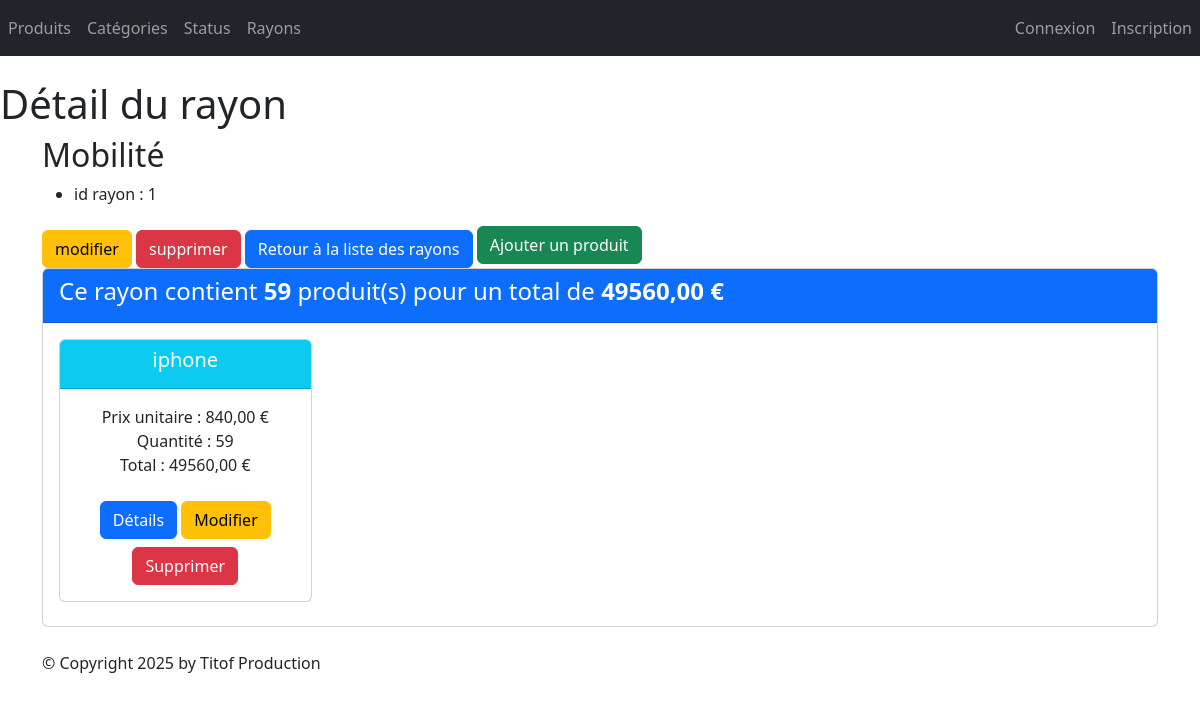
Page /monApp/rayon/1 on the earlier database version.
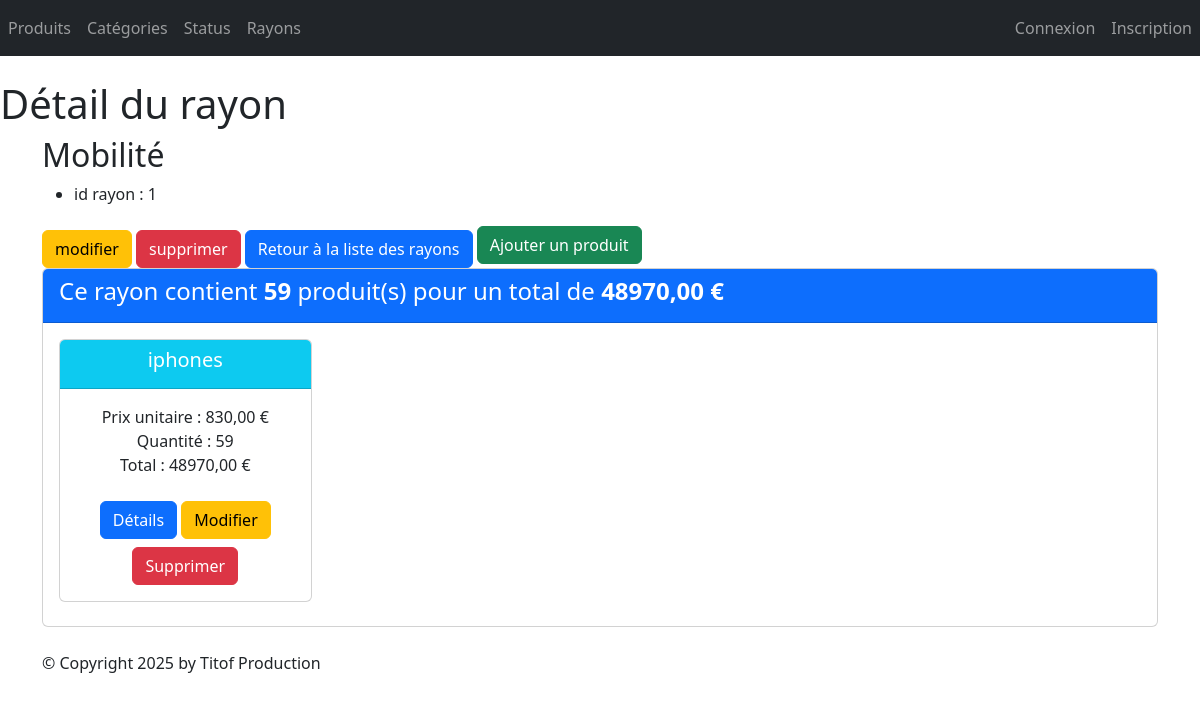
Same page on the later database version.
### monApp/models.py (models this page shows, shortened)
class Produit(models.Model):
    refProd = models.AutoField(primary_key=True)
    intituleProd = models.CharField(max_length=200)
    prixUnitaireProd = models.DecimalField(max_digits=10, decimal_places=2)
    dateFabProd = models.DateField(default=date.today)
    categorie = models.ForeignKey(Categorie, on_delete=models.CASCADE, related_name="produits_categorie", null=True, blank=True)
    status = models.ForeignKey(Statut, on_delete=models.CASCADE, related_name="produits_status",null=True, blank=True)

### monApp/views.py (the view)
# urls.py: path('rayon/<pk>',views.RayonDetailView.as_view() ,name='dtl_rayon'),
class RayonDetailView(DetailView):
    model = Rayon
    template_name = "monApp/detail_rayon.html"
    context_object_name = "rayon"
    def get_context_data(self, **kwargs):
        context = super(RayonDetailView, self).get_context_data(**kwargs)
        context['titremenu'] = "Détail du rayon"
        prdts_dt = []
        total_rayon = 0
        total_nb_produit = 0
        for contenir in self.object.contenir_rayon.all():
            total_produit = contenir.produit.prixUnitaireProd * contenir.Qte
            prdts_dt.append({ 'produit': contenir.produit,
                'qte': contenir.Qte,
                'prix_unitaire': contenir.produit.prixUnitaireProd,
                'total_produit': total_produit}
            )
            total_rayon += total_produit
            total_nb_produit += contenir.Qte
        context['prdts_dt'] = prdts_dt
        context['total_rayon'] = total_rayon
        context['total_nb_produit'] = total_nb_produit
        return context

### monApp/templates/monApp/detail_rayon.html
{% extends 'monApp/base.html' %}
{% block menu %}
    <h1>{{titremenu}}</h1>
{% endblock %}
{% block contenu %}
<h2>{{ rayon.nomRayon }}</h2>
<ul>
    <li>id rayon : {{rayon.idRayon }} </li>
</ul>
<a href="{% url 'rayon_chng' rayon.idRayon %}" class="btn btn-warning mt-2">modifier</a>
<a href="{% url 'rayon_del' rayon.idRayon %}" class="btn btn-danger mt-2">supprimer</a>
<a href="{% url 'lst_rayons' %}" class="btn btn-primary mt-2">Retour à la liste des rayons</a>
<a href="{% url 'cntnr_crt' rayon.idRayon %}" class="btn btn-success">Ajouter un produit </a>
<div class="card mb-4">
    <div class="card-header bg-primary text-white">
        <h4>Ce rayon contient <strong> {{total_nb_produit}} </strong> produit(s) pour un total de
        <strong>{{total_rayon|floatformat:2 }} € </strong></h4>
    </div>
    <div class="card-body">
        <div class="row">
            {% if prdts_dt %}
                {% for data in prdts_dt %}
                    <div class="col-sm-3">
                        <div class="card mb-2 text-center">
                            <div class="card-header bg-info text-white">
                                <h5 class="card-title">{{ data.produit.intituleProd }}</h5>
                            </div>
                            <div class="card-body">
                                <ul class="list-unstyled">
                                    <li>Prix unitaire : {{data.prix_unitaire }} € </li>
                                    <li>Quantité : {{data.qte }} </li>
                                    <li>Total : {{ data.total_produit}} €</li>
                                </ul>
                                <a href="{% url 'dtl_prdt' data.produit.refProd %}" class="btn btn-primary mt-2">Détails</a>
                                <a href="{% url 'cntnr_chng' rayon.idRayon data.produit.refProd %}" class="btn btn-warning mt-2">Modifier</a>
                                <a href="{% url 'cntnr_del' rayon.idRayon data.produit.refProd %}" class="btn btn-danger mt-2">Supprimer</a>
                            </div>
                        </div>
                    </div>
                {% endfor %}
            {% else %}
                <p class="text-muted">Aucun produit trouvé pour cette catégorie.</p>
            {% endif %}
        </div>
    </div>
</div>
{% endblock %}

Differences in the rows shown:
changed Produit: produit.intituleProd "iphone" → "iphones"; prix_unitaire "840,00" → "830,00"; total_produit "49560,00" → "48970,00"
Other differences:
{{ total_rayon|floatformat:2 }}: "49560,00" → "48970,00"
